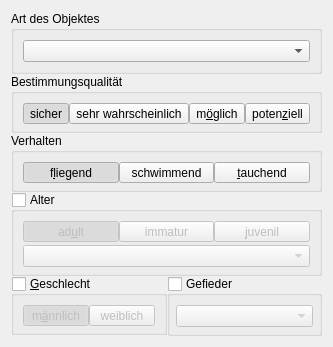
     <widget class="QWidget" name="tabBird">
      <property name="sizePolicy">
       <sizepolicy hsizetype="Preferred" vsizetype="Minimum">
        <horstretch>0</horstretch>
        <verstretch>0</verstretch>
       </sizepolicy>
      </property>
      <property name="autoFillBackground">
       <bool>true</bool>
      </property>
      <property name="dbvalue" stdset="0">
       <string>BIRD</string>
      </property>
      <attribute name="title">
       <string>Vogel</string>
      </attribute>
      <layout class="QGridLayout" name="gridLayout_4">
       <property name="spacing">
        <number>0</number>
       </property>
       <item row="4" column="1">
        <widget class="QGroupBox" name="group_box_plumage">
         <property name="sizePolicy">
          <sizepolicy hsizetype="Preferred" vsizetype="Preferred">
           <horstretch>1</horstretch>
           <verstretch>0</verstretch>
          </sizepolicy>
         </property>
         <property name="title">
          <string>Gefieder</string>
         </property>
         <property name="checkable">
          <bool>true</bool>
         </property>
         <property name="checked">
          <bool>false</bool>
         </property>
         <layout class="QHBoxLayout" name="horizontalLayout_4">
          <property name="spacing">
           <number>0</number>
          </property>
          <property name="leftMargin">
           <number>6</number>
          </property>
          <property name="rightMargin">
           <number>6</number>
          </property>
          <property name="bottomMargin">
           <number>6</number>
          </property>
          <item>
           <widget class="QComboBox" name="combo_box_plumage"/>
          </item>
         </layout>
        </widget>
       </item>
       <item row="3" column="0" colspan="2">
        <widget class="QGroupBox" name="gbxBirdAge">
         <property name="minimumSize">
          <size>
           <width>0</width>
           <height>0</height>
          </size>
         </property>
         <property name="title">
          <string>Alter</string>
         </property>
         <property name="checkable">
          <bool>true</bool>
         </property>
         <property name="checked">
          <bool>false</bool>
         </property>
         <layout class="QGridLayout" name="gridLayout_6">
          <property name="bottomMargin">
           <number>6</number>
          </property>
          <property name="horizontalSpacing">
           <number>0</number>
          </property>
          <property name="verticalSpacing">
           <number>3</number>
          </property>
          <item row="0" column="1">
           <widget class="QToolButton" name="rbBirdAgeImmat">
            <property name="sizePolicy">
             <sizepolicy hsizetype="Preferred" vsizetype="Preferred">
              <horstretch>0</horstretch>
              <verstretch>0</verstretch>
             </sizepolicy>
            </property>
            <property name="text">
             <string comment="IM">immatur</string>
            </property>
            <property name="checkable">
             <bool>true</bool>
            </property>
            <property name="autoExclusive">
             <bool>true</bool>
            </property>
            <property name="dbvalue" stdset="0">
             <string>IMM</string>
            </property>
            <attribute name="buttonGroup">
             <string notr="true">buttongroup_bird_age</string>
            </attribute>
           </widget>
          </item>
          <item row="0" column="0">
           <widget class="QToolButton" name="rbBirdAgeAdult">
            <property name="sizePolicy">
             <sizepolicy hsizetype="Preferred" vsizetype="Preferred">
              <horstretch>0</horstretch>
              <verstretch>0</verstretch>
             </sizepolicy>
            </property>
            <property name="text">
             <string comment="AD">ad&amp;ult</string>
            </property>
            <property name="checkable">
             <bool>true</bool>
            </property>
            <property name="checked">
             <bool>true</bool>
            </property>
            <property name="autoExclusive">
             <bool>true</bool>
            </property>
            <property name="dbvalue" stdset="0">
             <string>ADU</string>
            </property>
            <attribute name="buttonGroup">
             <string notr="true">buttongroup_bird_age</string>
            </attribute>
           </widget>
          </item>
          <item row="0" column="2">
           <widget class="QToolButton" name="rbBirdAgeJuv">
            <property name="sizePolicy">
             <sizepolicy hsizetype="Preferred" vsizetype="Preferred">
              <horstretch>0</horstretch>
              <verstretch>0</verstretch>
             </sizepolicy>
            </property>
            <property name="text">
             <string comment="JU">&amp;juvenil</string>
            </property>
            <property name="checkable">
             <bool>true</bool>
            </property>
            <property name="autoExclusive">
             <bool>true</bool>
            </property>
            <property name="dbvalue" stdset="0">
             <string>JUV</string>
            </property>
            <attribute name="buttonGroup">
             <string notr="true">buttongroup_bird_age</string>
            </attribute>
           </widget>
          </item>
          <item row="1" column="0" colspan="3">
           <widget class="QComboBox" name="cmb_bird_age"/>
          </item>
         </layout>
        </widget>
       </item>
       <item row="2" column="0" colspan="2">
        <widget class="QGroupBox" name="gbxBirdBehavior">
         <property name="sizePolicy">
          <sizepolicy hsizetype="MinimumExpanding" vsizetype="Fixed">
           <horstretch>0</horstretch>
           <verstretch>0</verstretch>
          </sizepolicy>
         </property>
         <property name="minimumSize">
          <size>
           <width>0</width>
           <height>0</height>
          </size>
         </property>
         <property name="title">
          <string>Verhalten</string>
         </property>
         <property name="checkable">
          <bool>false</bool>
         </property>
         <layout class="QHBoxLayout" name="horizontalLayout_6">
          <property name="spacing">
           <number>0</number>
          </property>
          <property name="bottomMargin">
           <number>6</number>
          </property>
          <item>
           <widget class="QToolButton" name="rbBirdBehaveFly">
            <property name="sizePolicy">
             <sizepolicy hsizetype="MinimumExpanding" vsizetype="Fixed">
              <horstretch>1</horstretch>
              <verstretch>0</verstretch>
             </sizepolicy>
            </property>
            <property name="text">
             <string comment="F">f&amp;liegend</string>
            </property>
            <property name="checkable">
             <bool>true</bool>
            </property>
            <property name="checked">
             <bool>true</bool>
            </property>
            <property name="autoExclusive">
             <bool>true</bool>
            </property>
            <property name="dbvalue" stdset="0">
             <string>FLY</string>
            </property>
            <attribute name="buttonGroup">
             <string notr="true">buttongroup_bird_behaviour</string>
            </attribute>
           </widget>
          </item>
          <item>
           <widget class="QToolButton" name="rbBirdBehaveSwim">
            <property name="sizePolicy">
             <sizepolicy hsizetype="MinimumExpanding" vsizetype="Fixed">
              <horstretch>1</horstretch>
              <verstretch>0</verstretch>
             </sizepolicy>
            </property>
            <property name="text">
             <string comment="S">schwimmend</string>
            </property>
            <property name="checkable">
             <bool>true</bool>
            </property>
            <property name="autoExclusive">
             <bool>true</bool>
            </property>
            <property name="dbvalue" stdset="0">
             <string>SWIM</string>
            </property>
            <attribute name="buttonGroup">
             <string notr="true">buttongroup_bird_behaviour</string>
            </attribute>
           </widget>
          </item>
          <item>
           <widget class="QToolButton" name="rbBirdBehaveDive">
            <property name="sizePolicy">
             <sizepolicy hsizetype="Minimum" vsizetype="Fixed">
              <horstretch>1</horstretch>
              <verstretch>0</verstretch>
             </sizepolicy>
            </property>
            <property name="text">
             <string>&amp;tauchend</string>
            </property>
            <property name="checkable">
             <bool>true</bool>
            </property>
            <property name="autoExclusive">
             <bool>true</bool>
            </property>
            <property name="dbvalue" stdset="0">
             <string>DIVE</string>
            </property>
            <attribute name="buttonGroup">
             <string notr="true">buttongroup_bird_behaviour</string>
            </attribute>
           </widget>
          </item>
         </layout>
        </widget>
       </item>
       <item row="4" column="0">
        <widget class="QGroupBox" name="gbxBirdGender">
         <property name="sizePolicy">
          <sizepolicy hsizetype="MinimumExpanding" vsizetype="Fixed">
           <horstretch>1</horstretch>
           <verstretch>0</verstretch>
          </sizepolicy>
         </property>
         <property name="autoFillBackground">
          <bool>false</bool>
         </property>
         <property name="title">
          <string>&amp;Geschlecht</string>
         </property>
         <property name="flat">
          <bool>false</bool>
         </property>
         <property name="checkable">
          <bool>true</bool>
         </property>
         <property name="checked">
          <bool>false</bool>
         </property>
         <layout class="QHBoxLayout" name="horizontalLayout_5">
          <property name="spacing">
           <number>0</number>
          </property>
          <property name="bottomMargin">
           <number>6</number>
          </property>
          <item>
           <widget class="QToolButton" name="rbBirdMale">
            <property name="sizePolicy">
             <sizepolicy hsizetype="Preferred" vsizetype="Preferred">
              <horstretch>0</horstretch>
              <verstretch>0</verstretch>
             </sizepolicy>
            </property>
            <property name="text">
             <string comment="M">m&amp;ännlich</string>
            </property>
            <property name="checkable">
             <bool>true</bool>
            </property>
            <property name="checked">
             <bool>true</bool>
            </property>
            <property name="autoExclusive">
             <bool>true</bool>
            </property>
            <property name="dbvalue" stdset="0">
             <string>M</string>
            </property>
            <attribute name="buttonGroup">
             <string notr="true">buttongroup_bird_sex</string>
            </attribute>
           </widget>
          </item>
          <item>
           <widget class="QToolButton" name="rbBirdFemale">
            <property name="sizePolicy">
             <sizepolicy hsizetype="Preferred" vsizetype="Preferred">
              <horstretch>0</horstretch>
              <verstretch>0</verstretch>
             </sizepolicy>
            </property>
            <property name="text">
             <string comment="F">weiblich</string>
            </property>
            <property name="checkable">
             <bool>true</bool>
            </property>
            <property name="autoExclusive">
             <bool>true</bool>
            </property>
            <property name="dbvalue" stdset="0">
             <string>F</string>
            </property>
            <attribute name="buttonGroup">
             <string notr="true">buttongroup_bird_sex</string>
            </attribute>
           </widget>
          </item>
         </layout>
        </widget>
       </item>
       <item row="0" column="0" colspan="2">
        <widget class="QGroupBox" name="groupBox_2">
         <property name="title">
          <string>Art des Objektes</string>
         </property>
         <layout class="QHBoxLayout" name="horizontalLayout_8">
          <item>
           <widget class="QComboBox" name="cmbBird">
            <property name="editable">
             <bool>false</bool>
            </property>
           </widget>
          </item>
         </layout>
        </widget>
       </item>
       <item row="1" column="0" colspan="2">
        <widget class="QGroupBox" name="gbxBirdQuality">
         <property name="title">
          <string>Bestimmungsqualität</string>
         </property>
         <layout class="QHBoxLayout" name="horizontalLayout_7">
          <property name="spacing">
           <number>0</number>
          </property>
          <property name="bottomMargin">
           <number>6</number>
          </property>
          <item>
           <widget class="QToolButton" name="rbBirdQual1">
            <property name="sizePolicy">
             <sizepolicy hsizetype="Preferred" vsizetype="Preferred">
              <horstretch>0</horstretch>
              <verstretch>0</verstretch>
             </sizepolicy>
            </property>
            <property name="text">
             <string comment="1">sicher</string>
            </property>
            <property name="checkable">
             <bool>true</bool>
            </property>
            <property name="checked">
             <bool>true</bool>
            </property>
            <property name="autoExclusive">
             <bool>true</bool>
            </property>
            <property name="dbvalue" stdset="0">
             <string>1</string>
            </property>
            <attribute name="buttonGroup">
             <string notr="true">buttongroup_bird_confidence</string>
            </attribute>
           </widget>
          </item>
          <item>
           <widget class="QToolButton" name="rbBirdQual2">
            <property name="sizePolicy">
             <sizepolicy hsizetype="Preferred" vsizetype="Preferred">
              <horstretch>0</horstretch>
              <verstretch>0</verstretch>
             </sizepolicy>
            </property>
            <property name="text">
             <string comment="2">sehr wahrscheinlich</string>
            </property>
            <property name="checkable">
             <bool>true</bool>
            </property>
            <property name="autoExclusive">
             <bool>true</bool>
            </property>
            <property name="dbvalue" stdset="0">
             <string>2</string>
            </property>
            <attribute name="buttonGroup">
             <string notr="true">buttongroup_bird_confidence</string>
            </attribute>
           </widget>
          </item>
          <item>
           <widget class="QToolButton" name="rbBirdQual3">
            <property name="sizePolicy">
             <sizepolicy hsizetype="Preferred" vsizetype="Preferred">
              <horstretch>0</horstretch>
              <verstretch>0</verstretch>
             </sizepolicy>
            </property>
            <property name="text">
             <string comment="3">m&amp;öglich</string>
            </property>
            <property name="checkable">
             <bool>true</bool>
            </property>
            <property name="autoExclusive">
             <bool>true</bool>
            </property>
            <property name="dbvalue" stdset="0">
             <string>3</string>
            </property>
            <attribute name="buttonGroup">
             <string notr="true">buttongroup_bird_confidence</string>
            </attribute>
           </widget>
          </item>
          <item>
           <widget class="QToolButton" name="rbBirdQual4">
            <property name="sizePolicy">
             <sizepolicy hsizetype="Preferred" vsizetype="Preferred">
              <horstretch>0</horstretch>
              <verstretch>0</verstretch>
             </sizepolicy>
            </property>
            <property name="text">
             <string comment="4">poten&amp;ziell</string>
            </property>
            <property name="checkable">
             <bool>true</bool>
            </property>
            <property name="autoExclusive">
             <bool>true</bool>
            </property>
            <property name="dbvalue" stdset="0">
             <string>4</string>
            </property>
            <attribute name="buttonGroup">
             <string notr="true">buttongroup_bird_confidence</string>
            </attribute>
           </widget>
          </item>
         </layout>
        </widget>
       </item>
      </layout>
     </widget>
